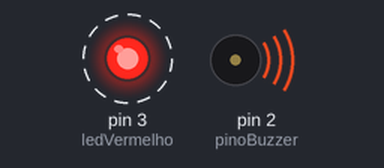
This sketch was run on a simulated Arduino Uno, built with avr-gcc and run on an emulated ATmega328P. Parts: output pins drawn as LEDs (lit = HIGH), buzzer (waves = sounding). Dashed ring = blinking.

Above: at 1.5 s.
Timing chart, 0 to 5.6 s (numbered marks = the images above):
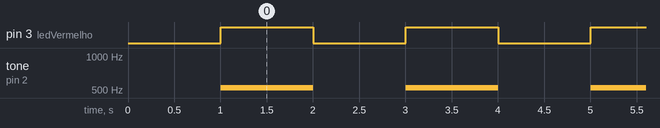

The sketch:

buzzer_simples.ino
```cpp
#define pinoBuzzer 2
#define ledVermelho 3


void setup() {
  Serial.begin(9600);

  pinMode(pinoBuzzer, OUTPUT);
  pinMode(ledVermelho, OUTPUT);

  delay(1000);
}

void loop() {
  tone(pinoBuzzer, 523);//nota dó
  digitalWrite(ledVermelho, HIGH);
  delay(1000);
  noTone(pinoBuzzer);//desliga a buzzer
  digitalWrite(ledVermelho, LOW);//apaga o led
  delay(1000);

}
```

Measured:
- by itself, pin 3 (ledVermelho): alternates HIGH for 1.0 s and LOW for 1.0 s
- by itself, tone on pin 2 (pinoBuzzer): alternates 523 Hz for 1.0 s and silent for 1.0 s
